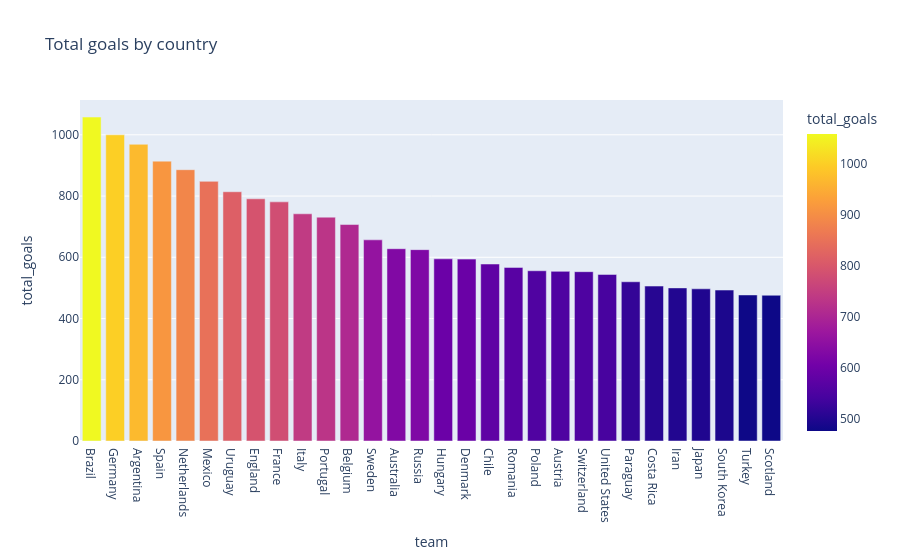

Notebook code cell kept with this figure:
### Markdown cell above
---
## Section 5: Country Goalscoring Analysis

Which nations produce the most international goals, and which have the strongest scoring traditions?

### Code cell
# Total goals by country (regular goals only)
country_goals = regular_goals.groupby('team').agg(
    total_goals    = ('scorer', 'count'),
    unique_scorers = ('scorer', 'nunique')
).reset_index()

country_goals['goals_per_scorer'] = (
    country_goals['total_goals'] / country_goals['unique_scorers']
).round(2)

country_goals = country_goals.sort_values('total_goals', ascending=False)

top30 = country_goals.head(30).reset_index(drop=True)

fig = px.bar(
    top30,
    x='team',
    y='total_goals',
    color='total_goals',
    title = 'Total goals by country',
    hover_data=['team', 'total_goals', 'goals_per_scorer','unique_scorers'],
)
fig.show()

### Figure 1 — Plotly figure (JSON) as saved in the notebook; plotly's stock layout.template omitted (floating-point values rounded to 4 significant figures)
{"data": [{"alignmentgroup": "True", "customdata": [[4.02, 263], [5.08, 197], [4.02, 241], [4.04, 226], [4.87, 182], [3.94, 215], [3.93, 207], [4.42, 179], [3.79, 206], [4.08, 182], [4.91, 149], [4.68, 151], [4.06, 162], [4.33, 145], [3.74, 167], [3.38, 176], [4.1, 145], [3.3, 175], [3.44, 165], [3.68, 151], [3.77, 147], [3.79, 146], [3.46, 157], [2.77, 188], [3.22, 157], [4.42, 113], [3.74, 133], [3.52, 140], [3.48, 137], [2.85, 167]], "hovertemplate": "team=%{x}<br>total_goals=%{marker.color}<br>goals_per_scorer=%{customdata[0]}<br>unique_scorers=%{customdata[1]}<extra></extra>", "legendgroup": "", "marker": {"color": [1058, 1000, 969, 914, 886, 848, 814, 791, 781, 742, 731, 707, 657, 628, 625, 595, 594, 578, 567, 556, 554, 553, 544, 520, 506, 500, 497, 493, 477, 476], "coloraxis": "coloraxis", "pattern": {"shape": ""}}, "name": "", "offsetgroup": "", "orientation": "v", "showlegend": false, "textposition": "auto", "type": "bar", "x": ["Brazil", "Germany", "Argentina", "Spain", "Netherlands", "Mexico", "Uruguay", "England", "France", "Italy", "Portugal", "Belgium", "Sweden", "Australia", "Russia", "Hungary", "Denmark", "Chile", "Romania", "Poland", "Austria", "Switzerland", "United States", "Paraguay", "Costa Rica", "Iran", "Japan", "South Korea", "Turkey", "Scotland"], "xaxis": "x", "y": [1058, 1000, 969, 914, 886, 848, 814, 791, 781, 742, 731, 707, 657, 628, 625, 595, 594, 578, 567, 556, 554, 553, 544, 520, 506, 500, 497, 493, 477, 476], "yaxis": "y"}], "layout": {"barmode": "relative", "coloraxis": {"colorbar": {"title": {"text": "total_goals"}}, "colorscale": [[0, "#0d0887"], [0.1111, "#46039f"], [0.2222, "#7201a8"], [0.3333, "#9c179e"], [0.4444, "#bd3786"], [0.5556, "#d8576b"], [0.6667, "#ed7953"], [0.7778, "#fb9f3a"], [0.8889, "#fdca26"], [1, "#f0f921"]]}, "legend": {"tracegroupgap": 0}, "title": {"text": "Total goals by country"}, "xaxis": {"anchor": "y", "domain": [0, 1], "title": {"text": "team"}}, "yaxis": {"anchor": "x", "domain": [0, 1], "title": {"text": "total_goals"}}}}
